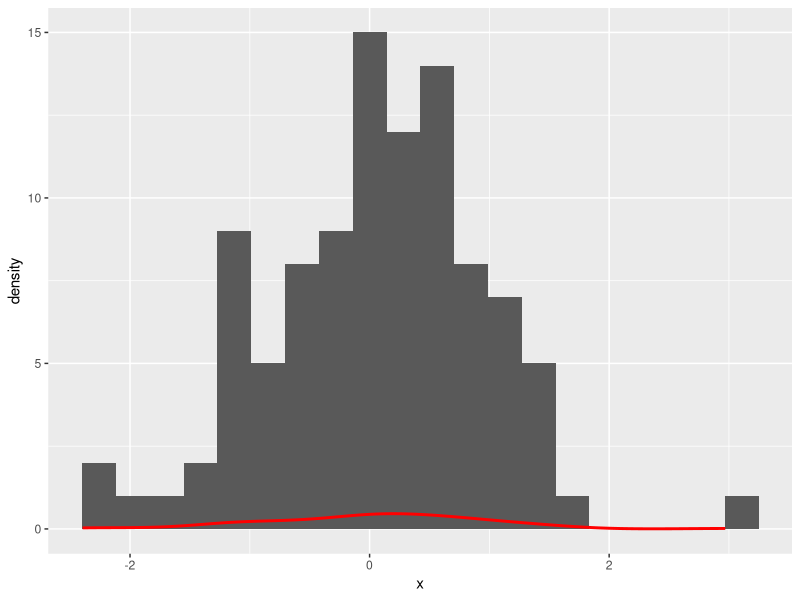
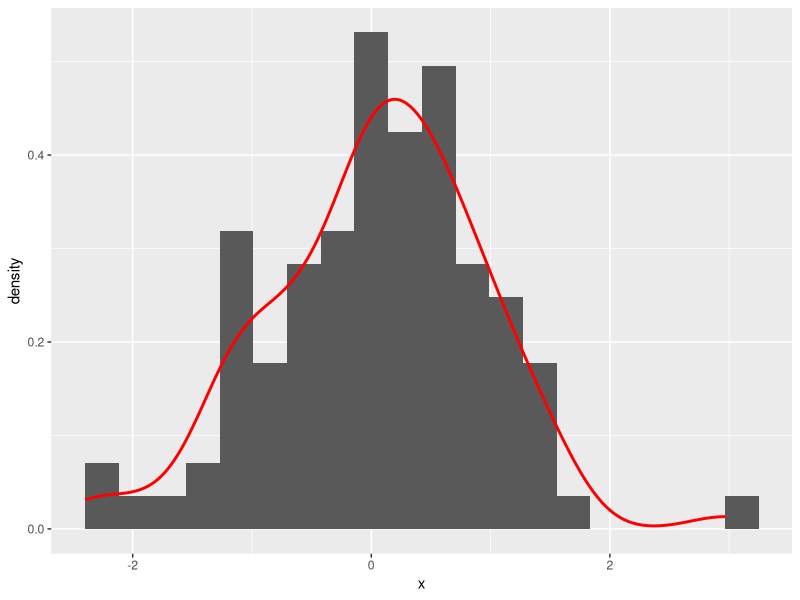

Reproduce these figures in R, in order.
library(ggplot2)
library(tibble)

polt_hist <- function(x, n_bins = 10L, use_density_hight = FALSE){
  if (use_density_hight) {
    ggplot2::ggplot(data=tibble::tibble(x=x), mapping=ggplot2::aes(x=x, y=..density..)) +
      ggplot2::geom_histogram(bins=n_bins) +
      ggplot2::geom_density(color="red", size=1)
  } else {
    ggplot2::ggplot(data=tibble::tibble(x=x), mapping=ggplot2::aes(x=x)) +
      ggplot2::geom_histogram(bins=n_bins) +
      ggplot2::geom_density(color="red", size=1)
  }
}

x <- rnorm(100, 0, 1)
polt_hist(x, 20)
polt_hist(x, 20, TRUE)
